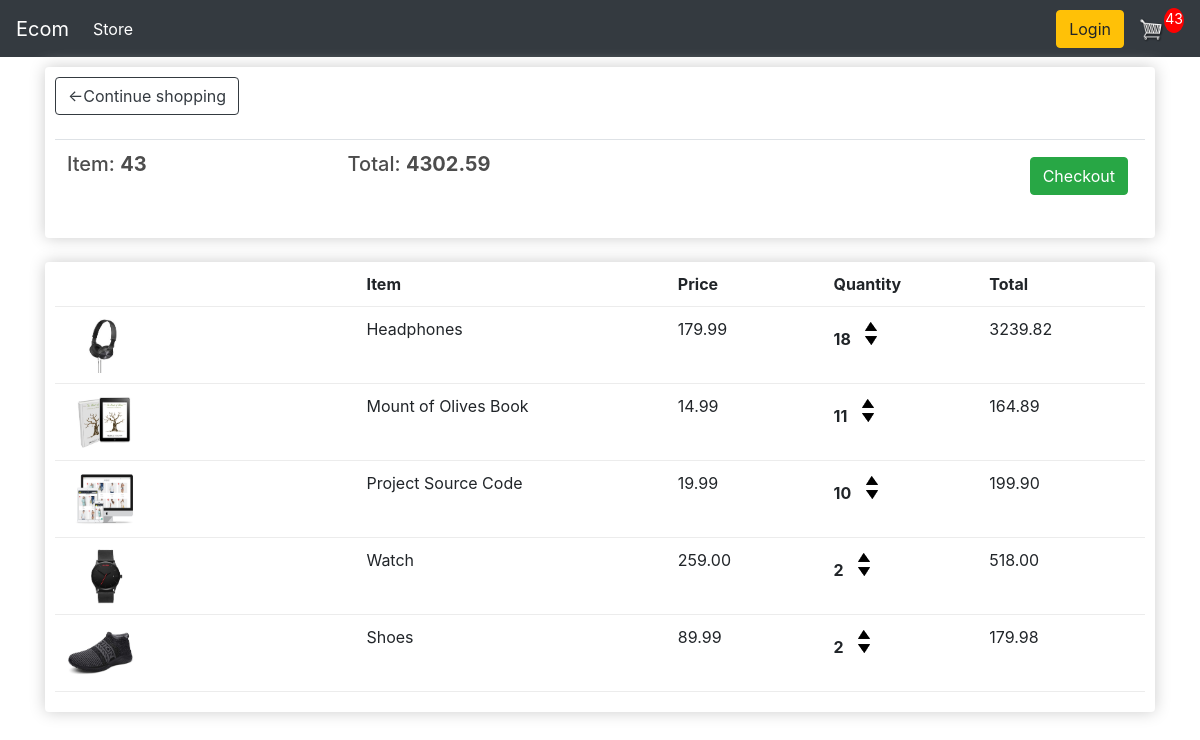
The app's page /cart/ (signed in) with its own data.
### store/models.py (models this page shows, shortened)
class Order(models.Model):
    customer = models.ForeignKey(Customer,blank = True,null= True,on_delete = models.SET_NULL)
    date_ordered = models.DateTimeField(auto_now_add=True)
    complete = models.BooleanField(default=False,null=True,blank=False)
    transaction_id = models.CharField(max_length = 200,null = True)
    @property
    def get_cart_total(self):
        orderitems = self.orderitem_set.all()
        total = sum([abc.get_total for abc in orderitems])
        return total
    @property
    def get_cart_items(self):
        orderitems = self.orderitem_set.all()
        total = sum([abc.quantity for abc in orderitems])
        return total

class OrderItem(models.Model):
    product = models.ForeignKey(Product,blank = True,null= True,on_delete = models.SET_NULL)
    order = models.ForeignKey(Order,blank = True,null= True,on_delete = models.SET_NULL)
    quantity = models.IntegerField(default = True,null =True,blank = True)
    date_added = models.DateTimeField(auto_now_add=True)
    @property
    def get_total(self):
        total = self.product.price * self.quantity
        return total

class Product(models.Model):
    name = models.CharField(max_length = 200,null = True)
    price = models.DecimalField(max_digits=7,decimal_places=2)
    digital = models.BooleanField(default = False,null=True,blank=False)
    image = models.ImageField(null=True, blank = True)
    @property
    def imageURL(self):
        try:
            url = self.image.url
        except:
            url = ''
        return url

### store/views.py (the view)
# urls.py: path('cart/',views.cart,name = 'cart'),
def cart(request):
    data = cartData(request)
    cartItems = data['cartItems']
    order = data['order']
    items = data['items']
    context = {'items':items,'order':order,'cartItems':cartItems}
    return render(request,'store/cart.html',context)

### store/utils.py (called while the page is built)
def cartData(request):
    if request.user.is_authenticated:
        customer = request.user.customer
        order,created = Order.objects.get_or_create(customer = customer,complete = False)
        items = order.orderitem_set.all()
        cartItems = order.get_cart_items
    else:
        cookieData = cookieCart(request)
        cartItems = cookieData['cartItems']
        order = cookieData['order']
        items = cookieData['items']
    return{'cartItems':cartItems,'order':order,'items':items}

### store/templates/store/cart.html
{% extends 'store/main.html' %}
{% load static %}
{% block content %}
<div class="row">
  <div class="col-lg-12">
    <div class="box-element">
      <a class = 'btn btn-outline-dark' href="{% url 'store' %}">&#x2190;Continue shopping</a>
      <br>
      <br>
      <table class = 'table'>
        <tr>
          <th><h5>Item: <strong>{{order.get_cart_items}}</strong></h5></th>
          <th><h5>Total: <strong>{{order.get_cart_total|floatformat:2}}</strong></h5></th>
          <th>
          <a style="float:right;margin:5px" class='btn btn-success' href="{% url 'checkout' %}">Checkout</a></th>
        </tr>
      </table>
    </div>
    <br>
    <div class="box-element">
      <div class="cart-row">
        <div style='flex:2'></div>
        <div style='flex:2'><strong>Item</strong></div>
        <div style='flex:1'><strong>Price</strong></div>
        <div style='flex:1'><strong>Quantity</strong></div>
        <div style='flex:1'><strong>Total</strong></div>
      </div>
      {% for abc in items %}
      <div class="cart-row">
        <div style='flex:2'><img class='row-image' src="{{abc.product.imageURL}}"></div>
        <div style='flex:2'>{{abc.product.name}}</div>
        <div style='flex:1'>{{abc.product.price|floatformat:2}}</div>
        <div style='flex:1'>
          <p class='quantity'>{{abc.quantity}}</p>
          <div class="quantity">
            <img data-product={{abc.product.id}} data-action='add' class="chg-quantity update-cart" src="{% static 'images/up.png' %}">
            <img data-product={{abc.product.id}} data-action='remove' class='chg-quantity update-cart' src="{% static 'images/down.png' %}">
          </div>
        </div>
        <div style='flex:1'>{{abc.get_total}}</div>
      </div>
      {% endfor %}
    </div
  </div>
</div>
{% endblock content %}

### static/css/main.css (style rules this page uses)
body { background-color: hsl(0, 0%, 98%); }
h1,h2,h3,h4,h5,h6 { color:hsl(0, 0%, 30%); }
.box-element { box-shadow:hsl(0, 0%, 80%) 0 0 16px; background-color: #fff; border-radius: 4px; padding: 10px; }
.col-lg-4, .col-lg-6, .col-lg-8, .col-lg-12 { margin-top: 10px; }
.btn { border-radius: 0; }
.row-image { width: 100px; }
.cart-row { display: flex; align-items: flex-stretch; padding-bottom: 10px; margin-bottom: 10px; border-bottom: 1px solid #ececec; }
.quantity { display: inline-block; font-weight: 700; padding-right:10px; }
.chg-quantity { width: 12px; cursor: pointer; display: block; margin-top: 5px; transition:.1s; }

### records on screen
Order: get_cart_items "43", get_cart_total "4302.59"
OrderItem: product.imageURL (picture), product.name "Headphones", product.price "179.99", quantity "18", get_total "3239.82"
OrderItem: product.imageURL (picture), product.name "Mount of Olives Book", product.price "14.99", quantity "11", get_total "164.89"
OrderItem: product.imageURL (picture), product.name "Project Source Code", product.price "19.99", quantity "10", get_total "199.90"
OrderItem: product.imageURL (picture), product.name "Watch", product.price "259.00", quantity "2", get_total "518.00"
OrderItem: product.imageURL (picture), product.name "Shoes", product.price "89.99", quantity "2", get_total "179.98"

### other values on screen
{{ cartItems }} "43"
